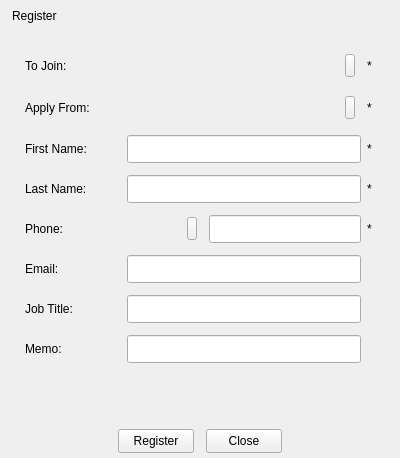
<?xml version="1.0" encoding="UTF-8"?>
<ui version="4.0">
 <class>RegisterDialog</class>
 <widget class="QWidget" name="RegisterDialog">
  <property name="geometry">
   <rect>
    <x>0</x>
    <y>0</y>
    <width>400</width>
    <height>458</height>
   </rect>
  </property>
  <property name="windowTitle">
   <string>RegisterDialog</string>
  </property>
  <layout class="QVBoxLayout" name="verticalLayoutMain">
   <property name="spacing">
    <number>0</number>
   </property>
   <property name="leftMargin">
    <number>0</number>
   </property>
   <property name="topMargin">
    <number>0</number>
   </property>
   <property name="rightMargin">
    <number>0</number>
   </property>
   <property name="bottomMargin">
    <number>0</number>
   </property>
   <item>
    <widget class="QWidget" name="titlebar" native="true">
     <property name="sizePolicy">
      <sizepolicy hsizetype="Expanding" vsizetype="Expanding">
       <horstretch>0</horstretch>
       <verstretch>0</verstretch>
      </sizepolicy>
     </property>
     <property name="minimumSize">
      <size>
       <width>0</width>
       <height>31</height>
      </size>
     </property>
     <property name="maximumSize">
      <size>
       <width>16777215</width>
       <height>31</height>
      </size>
     </property>
     <layout class="QHBoxLayout" name="horizontalLayout_11">
      <property name="spacing">
       <number>0</number>
      </property>
      <property name="leftMargin">
       <number>0</number>
      </property>
      <property name="topMargin">
       <number>0</number>
      </property>
      <property name="rightMargin">
       <number>0</number>
      </property>
      <property name="bottomMargin">
       <number>0</number>
      </property>
      <item>
       <widget class="QWidget" name="titlewidget" native="true">
        <property name="sizePolicy">
         <sizepolicy hsizetype="Expanding" vsizetype="Expanding">
          <horstretch>0</horstretch>
          <verstretch>0</verstretch>
         </sizepolicy>
        </property>
        <layout class="QHBoxLayout" name="horizontalLayout_10">
         <property name="spacing">
          <number>0</number>
         </property>
         <property name="leftMargin">
          <number>12</number>
         </property>
         <property name="topMargin">
          <number>0</number>
         </property>
         <property name="rightMargin">
          <number>0</number>
         </property>
         <property name="bottomMargin">
          <number>0</number>
         </property>
         <item>
          <widget class="QLabel" name="title">
           <property name="sizePolicy">
            <sizepolicy hsizetype="Expanding" vsizetype="Expanding">
             <horstretch>0</horstretch>
             <verstretch>0</verstretch>
            </sizepolicy>
           </property>
           <property name="text">
            <string>Register</string>
           </property>
          </widget>
         </item>
        </layout>
       </widget>
      </item>
      <item>
       <spacer name="horizontalSpacer">
        <property name="orientation">
         <enum>Qt::Horizontal</enum>
        </property>
        <property name="sizeHint" stdset="0">
         <size>
          <width>233</width>
          <height>2</height>
         </size>
        </property>
       </spacer>
      </item>
      <item>
       <layout class="QVBoxLayout" name="verticalLayout_6">
        <property name="spacing">
         <number>0</number>
        </property>
        <property name="leftMargin">
         <number>0</number>
        </property>
        <property name="topMargin">
         <number>0</number>
        </property>
        <property name="rightMargin">
         <number>0</number>
        </property>
        <property name="bottomMargin">
         <number>0</number>
        </property>
        <item>
         <layout class="QHBoxLayout" name="horizontalLayout_6">
          <property name="spacing">
           <number>0</number>
          </property>
          <property name="leftMargin">
           <number>0</number>
          </property>
          <property name="topMargin">
           <number>0</number>
          </property>
          <property name="rightMargin">
           <number>0</number>
          </property>
          <property name="bottomMargin">
           <number>0</number>
          </property>
          <item>
           <widget class="QPushButton" name="btnClose">
            <property name="sizePolicy">
             <sizepolicy hsizetype="Expanding" vsizetype="Expanding">
              <horstretch>0</horstretch>
              <verstretch>0</verstretch>
             </sizepolicy>
            </property>
            <property name="focusPolicy">
             <enum>Qt::NoFocus</enum>
            </property>
            <property name="text">
             <string/>
            </property>
            <property name="flat">
             <bool>true</bool>
            </property>
           </widget>
          </item>
         </layout>
        </item>
        <item>
         <spacer name="verticalSpacer_4">
          <property name="orientation">
           <enum>Qt::Vertical</enum>
          </property>
          <property name="sizeType">
           <enum>QSizePolicy::Expanding</enum>
          </property>
          <property name="sizeHint" stdset="0">
           <size>
            <width>0</width>
            <height>1</height>
           </size>
          </property>
         </spacer>
        </item>
       </layout>
      </item>
     </layout>
    </widget>
   </item>
   <item>
    <widget class="QWidget" name="centerWidget" native="true">
     <layout class="QGridLayout" name="gridLayout">
      <property name="leftMargin">
       <number>25</number>
      </property>
      <property name="topMargin">
       <number>20</number>
      </property>
      <property name="rightMargin">
       <number>25</number>
      </property>
      <property name="bottomMargin">
       <number>0</number>
      </property>
      <property name="horizontalSpacing">
       <number>20</number>
      </property>
      <property name="verticalSpacing">
       <number>12</number>
      </property>
      <item row="0" column="0">
       <widget class="QLabel" name="label">
        <property name="text">
         <string>To Join:</string>
        </property>
       </widget>
      </item>
      <item row="0" column="2">
       <layout class="QHBoxLayout" name="horizontalLayout_15">
        <property name="spacing">
         <number>6</number>
        </property>
        <item>
         <widget class="QWidget" name="widgetJoin" native="true">
          <layout class="QHBoxLayout" name="horizontalLayout_3">
           <property name="spacing">
            <number>6</number>
           </property>
           <property name="leftMargin">
            <number>1</number>
           </property>
           <property name="topMargin">
            <number>1</number>
           </property>
           <property name="rightMargin">
            <number>6</number>
           </property>
           <property name="bottomMargin">
            <number>1</number>
           </property>
           <item>
            <widget class="ClickableLabel" name="labelJoin">
             <property name="minimumSize">
              <size>
               <width>0</width>
               <height>28</height>
              </size>
             </property>
             <property name="maximumSize">
              <size>
               <width>16777215</width>
               <height>28</height>
              </size>
             </property>
             <property name="text">
              <string/>
             </property>
             <property name="indent">
              <number>6</number>
             </property>
             <property name="textInteractionFlags">
              <set>Qt::LinksAccessibleByMouse|Qt::TextSelectableByMouse</set>
             </property>
            </widget>
           </item>
           <item>
            <widget class="StyleToolButton" name="tBtnMoreJoin">
             <property name="maximumSize">
              <size>
               <width>10</width>
               <height>16777215</height>
              </size>
             </property>
             <property name="text">
              <string/>
             </property>
            </widget>
           </item>
          </layout>
         </widget>
        </item>
        <item>
         <widget class="QLabel" name="labelAsterisk">
          <property name="minimumSize">
           <size>
            <width>8</width>
            <height>0</height>
           </size>
          </property>
          <property name="maximumSize">
           <size>
            <width>8</width>
            <height>16777215</height>
           </size>
          </property>
          <property name="text">
           <string>*</string>
          </property>
         </widget>
        </item>
       </layout>
      </item>
      <item row="1" column="0" colspan="2">
       <widget class="QLabel" name="label_2">
        <property name="text">
         <string>Apply From:</string>
        </property>
       </widget>
      </item>
      <item row="1" column="2">
       <layout class="QHBoxLayout" name="horizontalLayout_14">
        <property name="spacing">
         <number>6</number>
        </property>
        <item>
         <widget class="QWidget" name="widgetFrom" native="true">
          <layout class="QHBoxLayout" name="horizontalLayout_4" stretch="0,0">
           <property name="spacing">
            <number>6</number>
           </property>
           <property name="leftMargin">
            <number>1</number>
           </property>
           <property name="topMargin">
            <number>1</number>
           </property>
           <property name="rightMargin">
            <number>6</number>
           </property>
           <property name="bottomMargin">
            <number>1</number>
           </property>
           <item>
            <widget class="ClickableLabel" name="labelFrom">
             <property name="minimumSize">
              <size>
               <width>0</width>
               <height>28</height>
              </size>
             </property>
             <property name="maximumSize">
              <size>
               <width>16777215</width>
               <height>28</height>
              </size>
             </property>
             <property name="text">
              <string/>
             </property>
             <property name="indent">
              <number>6</number>
             </property>
            </widget>
           </item>
           <item>
            <widget class="StyleToolButton" name="tBtnMoreFrom">
             <property name="maximumSize">
              <size>
               <width>10</width>
               <height>16777215</height>
              </size>
             </property>
             <property name="text">
              <string/>
             </property>
            </widget>
           </item>
          </layout>
         </widget>
        </item>
        <item>
         <widget class="QLabel" name="labelAsterisk1">
          <property name="minimumSize">
           <size>
            <width>8</width>
            <height>0</height>
           </size>
          </property>
          <property name="maximumSize">
           <size>
            <width>8</width>
            <height>16777215</height>
           </size>
          </property>
          <property name="text">
           <string>*</string>
          </property>
         </widget>
        </item>
       </layout>
      </item>
      <item row="2" column="0" colspan="2">
       <widget class="QLabel" name="label_3">
        <property name="text">
         <string>First Name:</string>
        </property>
       </widget>
      </item>
      <item row="2" column="2">
       <layout class="QHBoxLayout" name="horizontalLayout_7" stretch="1,0">
        <property name="spacing">
         <number>6</number>
        </property>
        <item>
         <widget class="QLineEdit" name="leditFirstName">
          <property name="minimumSize">
           <size>
            <width>0</width>
            <height>28</height>
           </size>
          </property>
          <property name="maximumSize">
           <size>
            <width>16777215</width>
            <height>28</height>
           </size>
          </property>
         </widget>
        </item>
        <item>
         <widget class="QLabel" name="labelAsterisk2">
          <property name="minimumSize">
           <size>
            <width>8</width>
            <height>0</height>
           </size>
          </property>
          <property name="maximumSize">
           <size>
            <width>8</width>
            <height>16777215</height>
           </size>
          </property>
          <property name="text">
           <string>*</string>
          </property>
         </widget>
        </item>
       </layout>
      </item>
      <item row="3" column="0" colspan="2">
       <widget class="QLabel" name="label_4">
        <property name="text">
         <string>Last Name:</string>
        </property>
       </widget>
      </item>
      <item row="3" column="2">
       <layout class="QHBoxLayout" name="horizontalLayout_8" stretch="1,0">
        <property name="spacing">
         <number>6</number>
        </property>
        <item>
         <widget class="QLineEdit" name="leditLastName">
          <property name="minimumSize">
           <size>
            <width>0</width>
            <height>28</height>
           </size>
          </property>
          <property name="maximumSize">
           <size>
            <width>16777215</width>
            <height>28</height>
           </size>
          </property>
         </widget>
        </item>
        <item>
         <widget class="QLabel" name="labelAsterisk3">
          <property name="minimumSize">
           <size>
            <width>8</width>
            <height>0</height>
           </size>
          </property>
          <property name="maximumSize">
           <size>
            <width>8</width>
            <height>16777215</height>
           </size>
          </property>
          <property name="text">
           <string>*</string>
          </property>
         </widget>
        </item>
       </layout>
      </item>
      <item row="4" column="0">
       <widget class="QLabel" name="label_8">
        <property name="text">
         <string>Phone:</string>
        </property>
       </widget>
      </item>
      <item row="4" column="2">
       <layout class="QHBoxLayout" name="horizontalLayout_16">
        <property name="spacing">
         <number>6</number>
        </property>
        <item>
         <widget class="QWidget" name="widgetPhone" native="true">
          <property name="minimumSize">
           <size>
            <width>0</width>
            <height>28</height>
           </size>
          </property>
          <layout class="QHBoxLayout" name="horizontalLayout_5" stretch="1,2">
           <property name="spacing">
            <number>6</number>
           </property>
           <property name="leftMargin">
            <number>0</number>
           </property>
           <property name="topMargin">
            <number>0</number>
           </property>
           <property name="rightMargin">
            <number>0</number>
           </property>
           <property name="bottomMargin">
            <number>0</number>
           </property>
           <item>
            <widget class="QWidget" name="widgetCountryCode" native="true">
             <layout class="QHBoxLayout" name="horizontalLayout">
              <property name="spacing">
               <number>6</number>
              </property>
              <property name="leftMargin">
               <number>0</number>
              </property>
              <property name="topMargin">
               <number>0</number>
              </property>
              <property name="rightMargin">
               <number>6</number>
              </property>
              <property name="bottomMargin">
               <number>0</number>
              </property>
              <item>
               <widget class="ClickableLabel" name="labelCountryCode">
                <property name="minimumSize">
                 <size>
                  <width>0</width>
                  <height>28</height>
                 </size>
                </property>
                <property name="maximumSize">
                 <size>
                  <width>16777215</width>
                  <height>28</height>
                 </size>
                </property>
                <property name="text">
                 <string/>
                </property>
                <property name="indent">
                 <number>6</number>
                </property>
                <property name="textInteractionFlags">
                 <set>Qt::LinksAccessibleByMouse|Qt::TextSelectableByMouse</set>
                </property>
               </widget>
              </item>
              <item>
               <widget class="StyleToolButton" name="tBtnMoreCountry">
                <property name="maximumSize">
                 <size>
                  <width>10</width>
                  <height>16777215</height>
                 </size>
                </property>
                <property name="text">
                 <string/>
                </property>
               </widget>
              </item>
             </layout>
            </widget>
           </item>
           <item>
            <widget class="QLineEdit" name="leditMobile">
             <property name="minimumSize">
              <size>
               <width>0</width>
               <height>28</height>
              </size>
             </property>
             <property name="maximumSize">
              <size>
               <width>16777215</width>
               <height>28</height>
              </size>
             </property>
            </widget>
           </item>
          </layout>
         </widget>
        </item>
        <item>
         <widget class="QLabel" name="labelAsterisk4">
          <property name="minimumSize">
           <size>
            <width>8</width>
            <height>0</height>
           </size>
          </property>
          <property name="maximumSize">
           <size>
            <width>8</width>
            <height>16777215</height>
           </size>
          </property>
          <property name="text">
           <string>*</string>
          </property>
         </widget>
        </item>
       </layout>
      </item>
      <item row="5" column="0">
       <widget class="QLabel" name="label_5">
        <property name="text">
         <string>Email:</string>
        </property>
       </widget>
      </item>
      <item row="5" column="2">
       <layout class="QHBoxLayout" name="horizontalLayout_9">
        <property name="spacing">
         <number>0</number>
        </property>
        <item>
         <widget class="QLineEdit" name="leditEmail">
          <property name="minimumSize">
           <size>
            <width>0</width>
            <height>28</height>
           </size>
          </property>
          <property name="maximumSize">
           <size>
            <width>16777215</width>
            <height>28</height>
           </size>
          </property>
         </widget>
        </item>
        <item>
         <spacer name="horizontalSpacer_3">
          <property name="orientation">
           <enum>Qt::Horizontal</enum>
          </property>
          <property name="sizeType">
           <enum>QSizePolicy::Fixed</enum>
          </property>
          <property name="sizeHint" stdset="0">
           <size>
            <width>14</width>
            <height>20</height>
           </size>
          </property>
         </spacer>
        </item>
       </layout>
      </item>
      <item row="6" column="0" colspan="2">
       <widget class="QLabel" name="label_6">
        <property name="text">
         <string>Job Title:</string>
        </property>
       </widget>
      </item>
      <item row="6" column="2">
       <layout class="QHBoxLayout" name="horizontalLayout_12">
        <property name="spacing">
         <number>0</number>
        </property>
        <item>
         <widget class="QLineEdit" name="leditJotTitle">
          <property name="minimumSize">
           <size>
            <width>0</width>
            <height>28</height>
           </size>
          </property>
          <property name="maximumSize">
           <size>
            <width>16777215</width>
            <height>28</height>
           </size>
          </property>
         </widget>
        </item>
        <item>
         <spacer name="horizontalSpacer_5">
          <property name="orientation">
           <enum>Qt::Horizontal</enum>
          </property>
          <property name="sizeType">
           <enum>QSizePolicy::Fixed</enum>
          </property>
          <property name="sizeHint" stdset="0">
           <size>
            <width>14</width>
            <height>20</height>
           </size>
          </property>
         </spacer>
        </item>
       </layout>
      </item>
      <item row="7" column="0">
       <widget class="QLabel" name="label_7">
        <property name="text">
         <string>Memo:</string>
        </property>
       </widget>
      </item>
      <item row="7" column="2">
       <layout class="QHBoxLayout" name="horizontalLayout_13">
        <property name="spacing">
         <number>0</number>
        </property>
        <item>
         <widget class="QLineEdit" name="leditMemo">
          <property name="minimumSize">
           <size>
            <width>0</width>
            <height>28</height>
           </size>
          </property>
          <property name="maximumSize">
           <size>
            <width>16777215</width>
            <height>28</height>
           </size>
          </property>
         </widget>
        </item>
        <item>
         <spacer name="horizontalSpacer_6">
          <property name="orientation">
           <enum>Qt::Horizontal</enum>
          </property>
          <property name="sizeType">
           <enum>QSizePolicy::Fixed</enum>
          </property>
          <property name="sizeHint" stdset="0">
           <size>
            <width>14</width>
            <height>20</height>
           </size>
          </property>
         </spacer>
        </item>
       </layout>
      </item>
      <item row="8" column="0" colspan="3">
       <widget class="QLabel" name="labelStatus">
        <property name="minimumSize">
         <size>
          <width>0</width>
          <height>22</height>
         </size>
        </property>
        <property name="text">
         <string/>
        </property>
       </widget>
      </item>
      <item row="9" column="1">
       <spacer name="verticalSpacer">
        <property name="orientation">
         <enum>Qt::Vertical</enum>
        </property>
        <property name="sizeHint" stdset="0">
         <size>
          <width>20</width>
          <height>17</height>
         </size>
        </property>
       </spacer>
      </item>
     </layout>
    </widget>
   </item>
   <item>
    <widget class="QWidget" name="bottomBar" native="true">
     <property name="minimumSize">
      <size>
       <width>0</width>
       <height>33</height>
      </size>
     </property>
     <property name="maximumSize">
      <size>
       <width>16777215</width>
       <height>33</height>
      </size>
     </property>
     <layout class="QHBoxLayout" name="horizontalLayout_2">
      <property name="spacing">
       <number>12</number>
      </property>
      <property name="leftMargin">
       <number>0</number>
      </property>
      <property name="topMargin">
       <number>0</number>
      </property>
      <property name="rightMargin">
       <number>0</number>
      </property>
      <property name="bottomMargin">
       <number>0</number>
      </property>
      <item>
       <spacer name="horizontalSpacer_2">
        <property name="orientation">
         <enum>Qt::Horizontal</enum>
        </property>
        <property name="sizeHint" stdset="0">
         <size>
          <width>40</width>
          <height>20</height>
         </size>
        </property>
       </spacer>
      </item>
      <item>
       <widget class="QPushButton" name="btnOK">
        <property name="minimumSize">
         <size>
          <width>76</width>
          <height>24</height>
         </size>
        </property>
        <property name="maximumSize">
         <size>
          <width>76</width>
          <height>24</height>
         </size>
        </property>
        <property name="text">
         <string>Register</string>
        </property>
       </widget>
      </item>
      <item>
       <widget class="QPushButton" name="btnCancel">
        <property name="minimumSize">
         <size>
          <width>76</width>
          <height>24</height>
         </size>
        </property>
        <property name="maximumSize">
         <size>
          <width>76</width>
          <height>24</height>
         </size>
        </property>
        <property name="text">
         <string>Close</string>
        </property>
       </widget>
      </item>
      <item>
       <spacer name="horizontalSpacer_4">
        <property name="orientation">
         <enum>Qt::Horizontal</enum>
        </property>
        <property name="sizeHint" stdset="0">
         <size>
          <width>40</width>
          <height>20</height>
         </size>
        </property>
       </spacer>
      </item>
     </layout>
    </widget>
   </item>
  </layout>
 </widget>
 <layoutdefault spacing="6" margin="11"/>
 <customwidgets>
  <customwidget>
   <class>StyleToolButton</class>
   <extends>QToolButton</extends>
   <header location="global">styletoolbutton.h</header>
  </customwidget>
  <customwidget>
   <class>ClickableLabel</class>
   <extends>QLabel</extends>
   <header location="global">clickablelabel.h</header>
  </customwidget>
 </customwidgets>
 <tabstops>
  <tabstop>leditFirstName</tabstop>
  <tabstop>leditLastName</tabstop>
  <tabstop>leditMobile</tabstop>
  <tabstop>leditEmail</tabstop>
  <tabstop>leditJotTitle</tabstop>
  <tabstop>leditMemo</tabstop>
  <tabstop>btnOK</tabstop>
  <tabstop>btnCancel</tabstop>
  <tabstop>tBtnMoreJoin</tabstop>
  <tabstop>tBtnMoreFrom</tabstop>
  <tabstop>tBtnMoreCountry</tabstop>
 </tabstops>
 <resources/>
 <connections/>
</ui>
